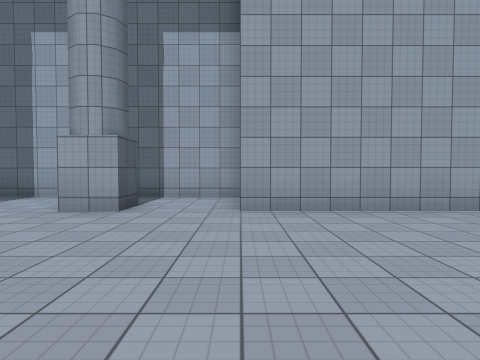
[1] (above)

23 first-person views from a walk through a Unity game level. The camera is 1.4 m above the floor, tilts 2° down and sees 75° across. The floor is counted in squares, 2 m on a side. Each view is taken from the middle of a square. On the plan, view 1 faces up. The plan holds only what a view shows up to about 10 squares ahead; the rest is blank. The place goes on beyond the plan. Some animated figures are not drawn. Surface patterns are stand-ins for the level's own textures.

[2]
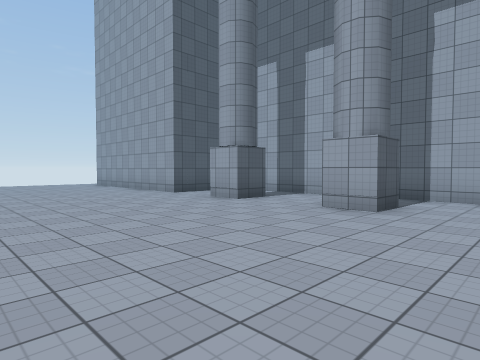

[3]
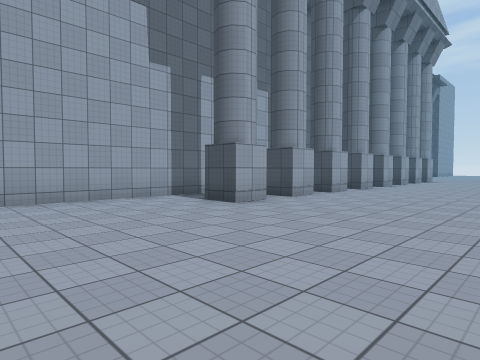

[4]
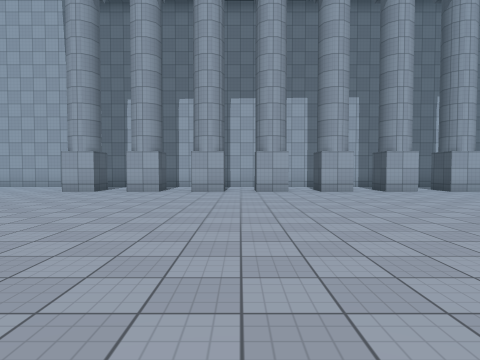

[5]
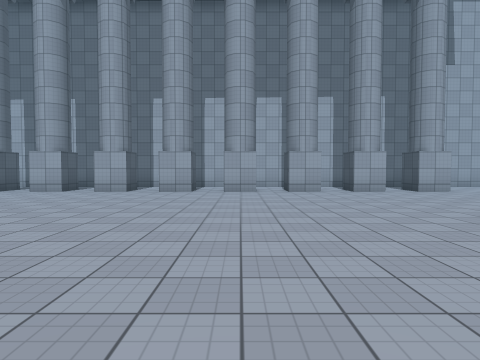

[6]
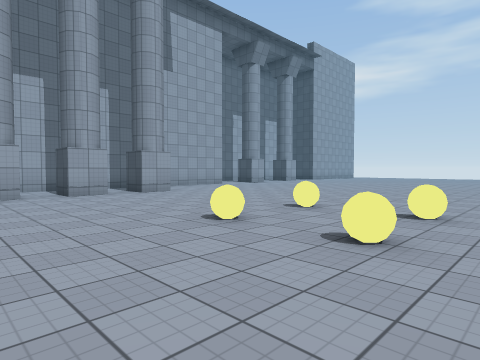

[7]
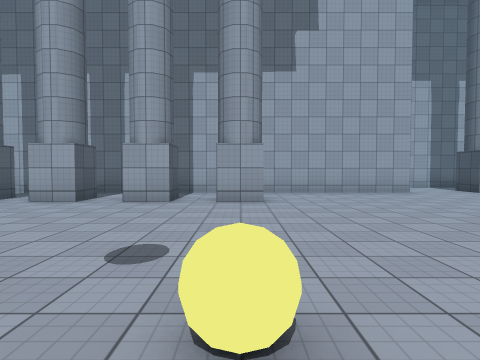

[8]
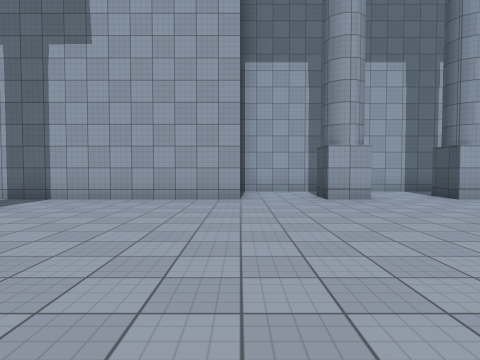

[9]
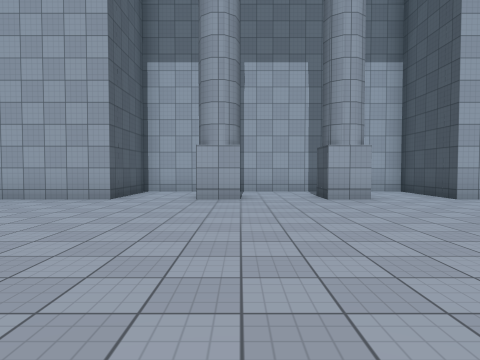

[10]
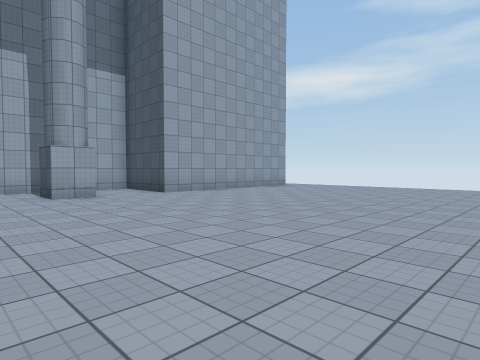

[11]
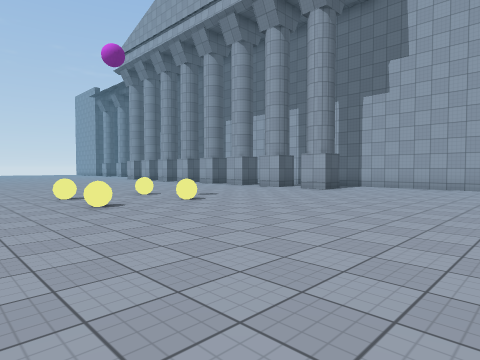

[12]
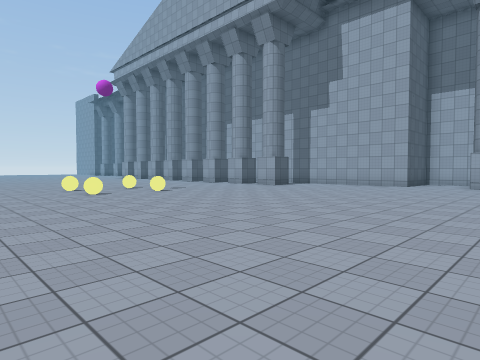

[13]
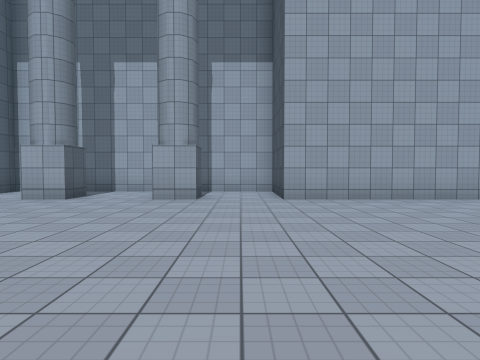

[14]
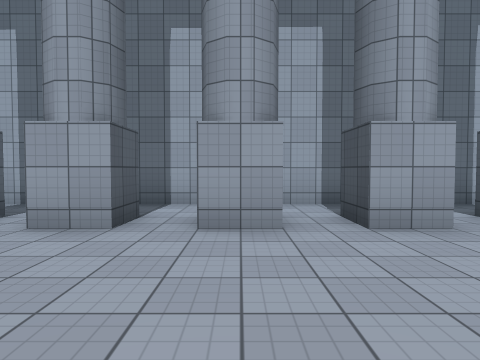

[15]
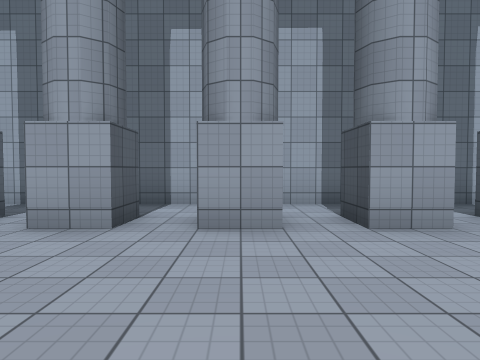

[16]
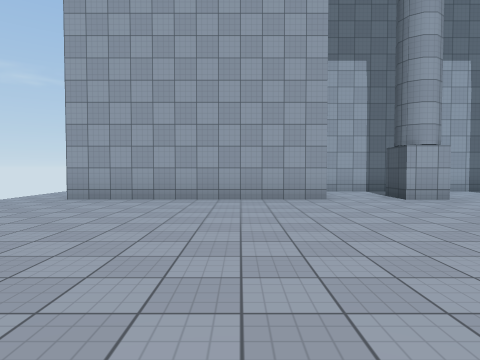

[17]
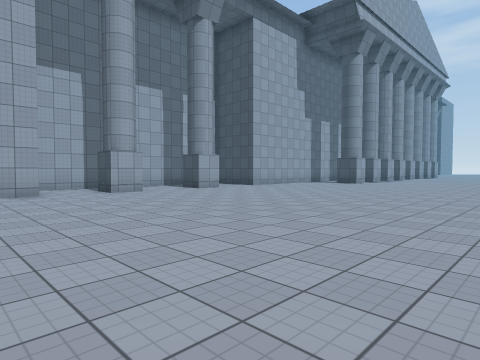

[18]
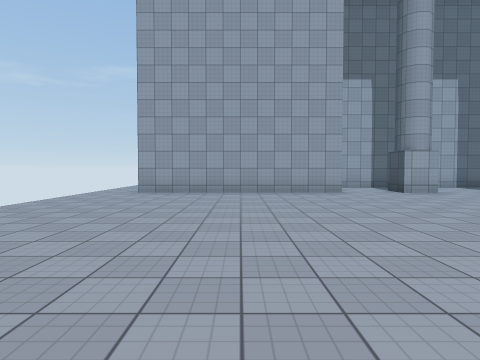

[19]
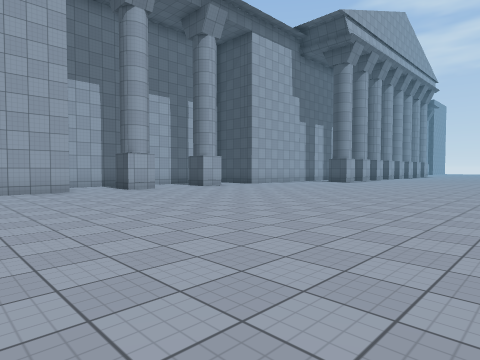

[20]
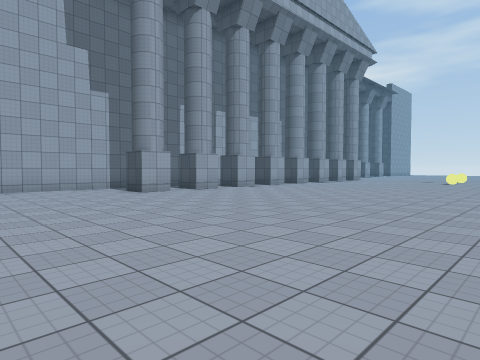

[21]
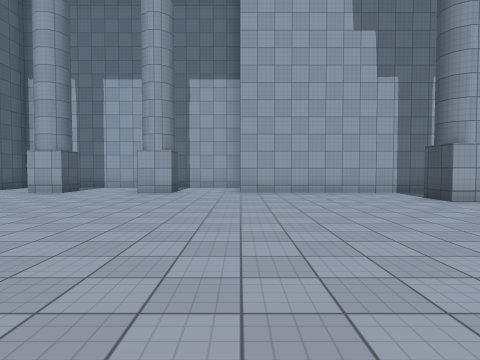

[22]
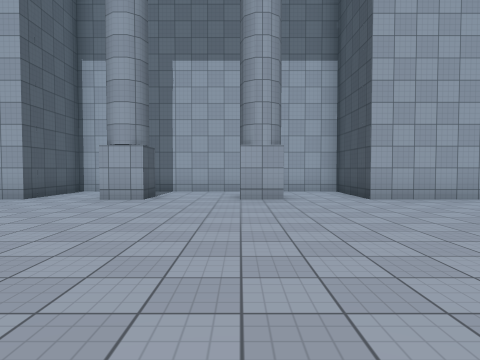

[23]
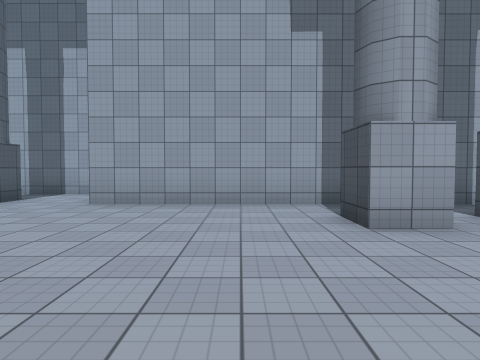

### Floor plan
Key: @ floor where view 1 was taken; # wall or solid block; . floor; = window, fence, low wall or low ledge.
Columns run from 15 left of view 1 to 34 right of it. Each row starts with its distance up from view 1.
  8        #########                       #########
  7        #.......#                       #.......#
  6 .#######.#..#..#########################.#..#..###
  5 ..................................................
  4 ..................................................
  3 ....................#.#.#.#.#.#.#.#...............
  2 ..................................................
  1 ..................................................
  0  ..............@..................................
 -1  .................................................
 -2   ................................................
 -3    .............................=.=............
 -4     ........................................
 -5     .....      .................=.=.........
 -6                .....    ....................
 -7                          .  .    ...........
 -8                                        .....

Where each view was taken, in squares from view 1:
view 1: 0 up, 0 right, facing up
view 2: 0 up, 0 right, facing up-left
view 3: 2 down, 0 right, facing up-right
view 4: 7 down, 10 right, facing up
view 5: 7 down, 13 right, facing up
view 6: 6 down, 14 right, facing up-right
view 7: 4 down, 19 right, facing up
view 8: 2 down, 24 right, facing up
view 9: 2 down, 27 right, facing up
view 10: 3 down, 27 right, facing up-right
view 11: 7 down, 25 right, facing up-left
view 12: 8 down, 28 right, facing up-left
view 13: 2 down, 31 right, facing up
view 14: 1 down, 13 right, facing up
view 15: 1 down, 11 right, facing up
view 16: 2 down, 10 left, facing up
view 17: 4 down, 10 left, facing up-right
view 18: 4 down, 11 left, facing up
view 19: 5 down, 11 left, facing up-right
view 20: 6 down, 0 right, facing up-right
view 21: 4 down, 0 right, facing up
view 22: 2 down, 3 left, facing up
view 23: 1 down, 3 right, facing up
